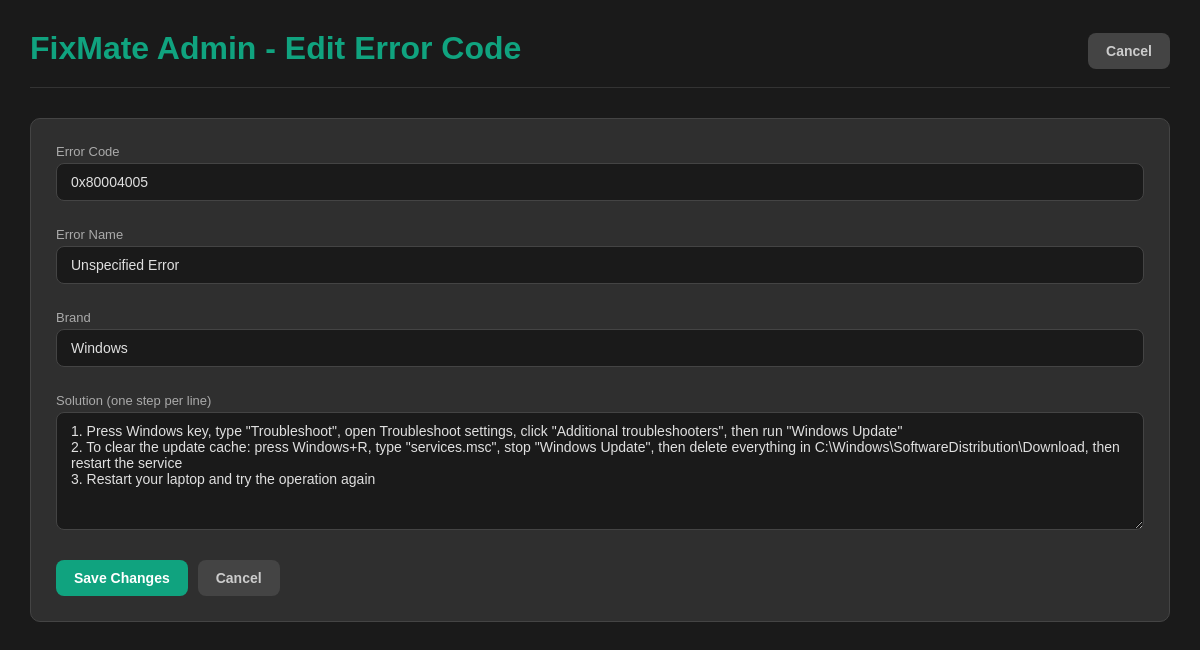
The page /admin/edit/2 (signed in) on the database its author committed.
### tables this page shows
CREATE TABLE error_codes (
        id      INTEGER PRIMARY KEY AUTOINCREMENT,
        code    TEXT NOT NULL,
        name    TEXT NOT NULL,
        brand   TEXT NOT NULL,
        solution TEXT NOT NULL
    );

### app.py (the view, shortened to what this page needs)
@app.route('/admin/edit/<int:id>', methods=['GET', 'POST'])
def admin_edit(id):
    if not session.get('admin_logged_in'):
        return redirect(url_for('admin_login'))
    conn = sqlite3.connect(DB_PATH)
    cursor = conn.cursor()
    cursor.execute('SELECT * FROM error_codes WHERE id=?', (id,))
    row = cursor.fetchone()
    conn.close()
    return render_template('admin.html', logged_in=True, edit_row=row)

### templates/admin.html (shortened to what this page needs)
<!DOCTYPE html>
<html lang="en">
<head>
</head>
<body>
{% if not logged_in %}
    <div class="login-box">
        <h1>FixMate</h1>
        <p>Admin Panel - please log in</p>
        {% if error %}
            <div class="error-msg">{{ error }}</div>
        {% endif %}
        <form method="POST" action="/admin/login">
            <label for="password">Password</label>
            <input type="password" id="password" name="password" placeholder="Enter admin password" required>
            <button type="submit" class="btn btn-green" style="width:100%">Log In</button>
        </form>
    </div>
{% elif edit_row is defined and edit_row %}
    <div class="header">
        <h1>FixMate Admin - Edit Error Code</h1>
        <a href="/admin"><button class="btn btn-grey">Cancel</button></a>
    </div>
    <div class="form-box">
        <form method="POST" action="/admin/edit/{{ edit_row[0] }}">
            <div class="form-row">
                <label>Error Code</label>
                <input type="text" name="code" value="{{ edit_row[1] }}" required>
            </div>
            <div class="form-row">
                <label>Error Name</label>
                <input type="text" name="name" value="{{ edit_row[2] }}" required>
            </div>
            <div class="form-row">
                <label>Brand</label>
                <input type="text" name="brand" value="{{ edit_row[3] }}" required>
            </div>
            <div class="form-row">
                <label>Solution (one step per line)</label>
                <textarea name="solution" rows="6" required>{{ edit_row[4] }}</textarea>
            </div>
            <div class="form-actions">
                <button type="submit" class="btn btn-green">Save Changes</button>
                <a href="/admin"><button type="button" class="btn btn-grey">Cancel</button></a>
            </div>
        </form>
    </div>
{% endif %}
</body>
</html>

### templates/admin.html (style rules this page uses)
* { margin: 0; padding: 0; box-sizing: border-box; }
body { background-color: #1a1a1a; color: #e0e0e0; font-family: Arial, sans-serif; padding: 30px; }
h1 { color: #10a37f; margin-bottom: 5px; }
.header { display: flex; justify-content: space-between; align-items: center; margin-bottom: 30px; border-bottom: 1px solid #333; padding-bottom: 15px; }
input[type="text"], input[type="password"], textarea { width: 100%; padding: 10px 14px; background: #1a1a1a; border: 1px solid #444; border-radius: 8px; color: #e0e0e0; font-size: 14px; margin-bottom: 12px; }
textarea { resize: vertical; min-height: 80px; font-family: Arial, sans-serif; }
label { display: block; font-size: 13px; color: #aaa; margin-bottom: 4px; }
.btn { padding: 10px 18px; border: none; border-radius: 8px; cursor: pointer; font-size: 14px; font-weight: bold; }
.btn-green { background: #10a37f; color: white; }
.btn-grey { background: #444; color: #ccc; }
.form-box { background: #2f2f2f; border: 1px solid #444; border-radius: 10px; padding: 25px; }
.form-row { margin-bottom: 14px; }
.form-actions { display: flex; gap: 10px; margin-top: 5px; }

### rows shown on the page
error_codes: code "0x80004005", name "Unspecified Error", brand "Windows", solution "1. Press Windows key, type \"Troubleshoot\", open Troubleshoot settings, click \"Additional troubleshooters\", then run \"Windows Update\" 2. To clear the update cache: press Windows+R, type \"services.msc\", stop \"Windows Update\", then delete everything in C:\\Windows\\SoftwareDistribution\\Download, then restart the service 3. Restart your laptop and try the operation again"
